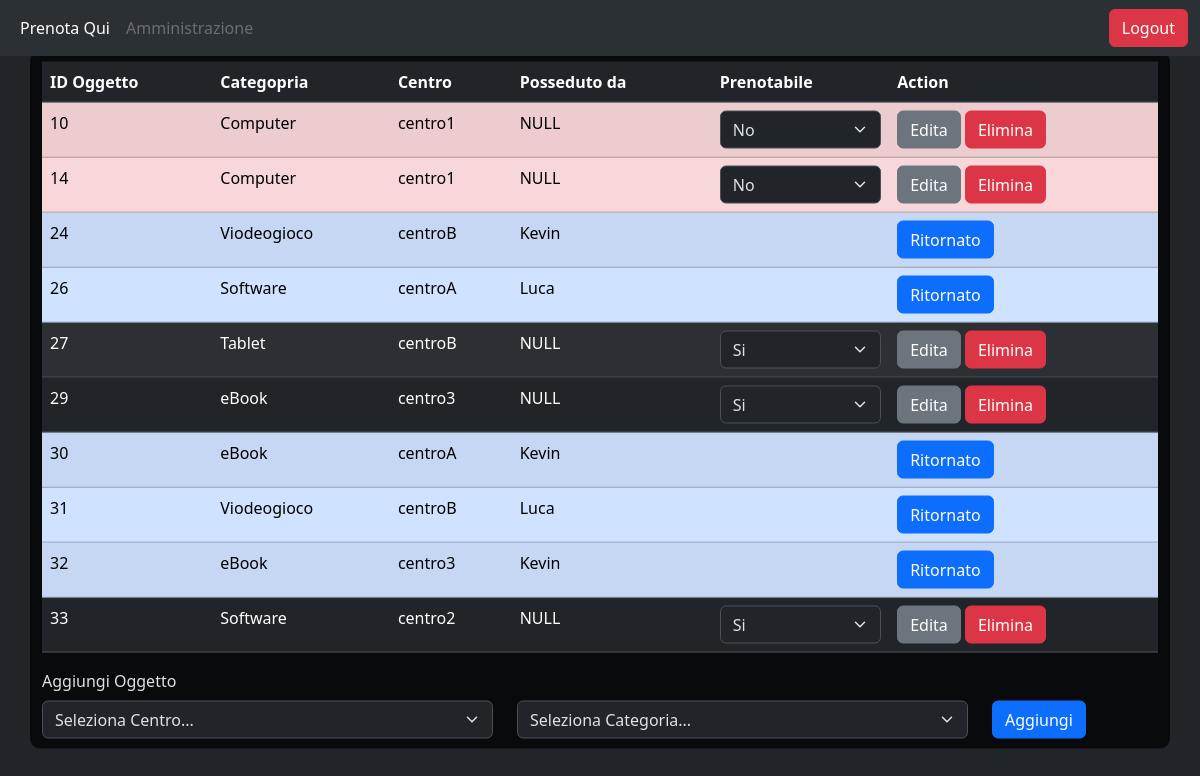
Page /admin.php (signed in) on the committed database.
### tables this page shows
CREATE TABLE `oggetti` (
  `id_oggetto` int(11) NOT NULL,
  `fk_id_centro` int(11) NOT NULL,
  `fk_id_utente` int(11) DEFAULT NULL,
  `categoria` set('Computer','Tablet','eBook','Viodeogioco','Software') NOT NULL,
  `prenotabile` tinyint(1) NOT NULL DEFAULT 1
);

CREATE TABLE `centri` (
  `id_centro` int(11) NOT NULL,
  `nome` varchar(128) NOT NULL
);

CREATE TABLE `utenti` (
  `id_utente` int(11) NOT NULL,
  `username` varchar(64) NOT NULL,
  `password` varchar(32) NOT NULL,
  `admin` tinyint(1) NOT NULL DEFAULT 0
);

### admin.php (the view, shortened to what this page needs)
<?php
$db = new mysqli("localhost", "root", "", "tecnoteca");
?>
<!DOCTYPE html>
<html>
<head>
    <link rel="stylesheet" type="text/css" href="style/reservation_style.css">
    <link href="https://cdn.jsdelivr.net/npm/bootstrap@5.3.3/dist/css/bootstrap.min.css" rel="stylesheet">
</head>
<body <?php
        $bga = ["login_backgrounds/background.png", "login_backgrounds/background1.png", "login_backgrounds/background2.png", "login_backgrounds/background3.png"];
        echo 'style="background-image: url(' . $bga[array_rand($bga, 1)] . '); backgound-repeat:no-repeat; background-size:cover;" data-bs-theme="dark"';
        ?>>
    <nav class="navbar navbar-expand-lg bg-body-tertiary sticky-top">
        <div class="container-fluid">
            <div class="collapse navbar-collapse" id="navbarSupportedContent">
                <ul class="navbar-nav me-auto mb-2 mb-lg-0">
                    <li class="nav-item">
                        <a class="nav-link active" href="reservation.php">Prenota Qui</a>
                    </li>
                    <?php
                    if ($_SESSION['admin']) {
                        echo '<li class="nav-item">
                                <a class="nav-link disabled" href="admin.php">Amministrazione</a>
                              </li>';
                    }
                    ?>
                </ul>
                <form method="post" action="index.php" class="d-flex">
                    <input type="submit" class="btn btn-danger" name="requestType" value="Logout">
                </form>
            </div>
    </nav>
    <div class="container">
        <table class="table table-striped">
            <thead>
                <tr>
                    <th scope="col">ID Oggetto</th>
                    <th scope="col">Categopria</th>
                    <th scope="col">Centro</th>
                    <th scope="col">Posseduto da</th>
                    <th scope="col">Prenotabile</th>
                    <th scope="col">Action</th>
                </tr>
            </thead>
            <tbody>
                <?php
                $result = $db->query("SELECT * FROM oggetti o LEFT JOIN centri c ON o.fk_id_centro = c.id_centro LEFT JOIN utenti u ON o.fk_id_utente = u.id_utente ORDER BY o.id_oggetto ASC");
                while ($row = $result->fetch_assoc()) {
                    echo '<tr class="' . ($row["prenotabile"] == 0 ? ($row["username"] == NULL ? "table-danger" : "table-primary") : "") . '">
                            <td>' . $row["id_oggetto"] . '</th>
                            <td>' . $row["categoria"] . '</td>
                            <td>' . $row["nome"] . '</td>
                            <td>' . ($row["username"] == NULL ? "NULL" : $row["username"]) . '</td>
                            <form method="post">
                                <td><select class="form-select ' . ($row["username"] == NULL ? "" : "visually-hidden") . '" name="prenotabile">
                                    <option value="1" ' . ($row["prenotabile"] == 1 ? "selected" : "") . '>Si</option>
                                    <option value="0" ' . ($row["prenotabile"] == 0 ? "selected" : "") . '>No</option>
                                </td>
                                <td>
                                    <input type="hidden" name="id" value="' . $row["id_oggetto"] . '">
                                    <input type="submit" class="btn btn-secondary ' . ($row["username"] == NULL ? "" : "visually-hidden") . '" name="requestType" value="Edita">
                                    <input type="submit" class="btn btn-danger ' . ($row["username"] == NULL ? "" : "visually-hidden") . '" name="requestType" value="Elimina">
                                    <input type="submit" class="btn btn-primary ' . ($row["username"] == NULL ? "visually-hidden" : "") . '" name="requestType" value="Ritornato">
                                </td>
                            </form>
                          </tr>';
                }
                ?>
            </tbody>
        </table>
        <label for="addForm" class="form-label">Aggiungi Oggetto</label>
        <form class="row" method="post" id="addForm">
            <div class="col-5">
                <select class="form-select" id="centroList" name="centro" required>
                    <option selected disabled value="">Seleziona Centro...</option>
                </select>
            </div>
            <div class="col-5">
                <select class="form-select" id="categoriaList" name="categoria" required>
                    <option selected disabled value="">Seleziona Categoria...</option>
                </select>
            </div>
            <div class="col-md-auto">
                <input type="submit" class="btn btn-primary" name="requestType" value="Aggiungi">
            </div>
        </form>
    </div>
</body>
</html>

### style/reservation_style.css (style rules this page uses)
body { -webkit-animation: bg_move 1s cubic-bezier(.22, .05, 0, .97) forwards; }
.container { width: 80%; position: absolute; size: 100%; top: 50%; left: 50%; transform: translate(-50%, -50%); padding: 10px; background-color: #000000bb; border-radius: 10px; display: flex; flex-direction: column; }

### rows in the picture
oggetti: id_oggetto "10", categoria "Computer", centri.nome "centro1", shows "NULL", prenotabile "No"
oggetti: id_oggetto "14", categoria "Computer", centri.nome "centro1", shows "NULL", prenotabile "No"
oggetti: id_oggetto "24", categoria "Viodeogioco", centri.nome "centroB", utenti.username "Kevin"
utenti: requestType "Ritornato"
oggetti: id_oggetto "26", categoria "Software", centri.nome "centroA", utenti.username "Luca"
utenti: requestType "Ritornato"
oggetti: id_oggetto "27", categoria "Tablet", centri.nome "centroB", shows "NULL", prenotabile "Si"
oggetti: id_oggetto "29", categoria "eBook", centri.nome "centro3", shows "NULL", prenotabile "Si"
oggetti: id_oggetto "30", categoria "eBook", centri.nome "centroA", utenti.username "Kevin"
oggetti: id_oggetto "31", categoria "Viodeogioco", centri.nome "centroB", utenti.username "Luca"
oggetti: id_oggetto "32", categoria "eBook", centri.nome "centro3", utenti.username "Kevin"
oggetti: id_oggetto "33", categoria "Software", centri.nome "centro2", shows "NULL", prenotabile "Si"
